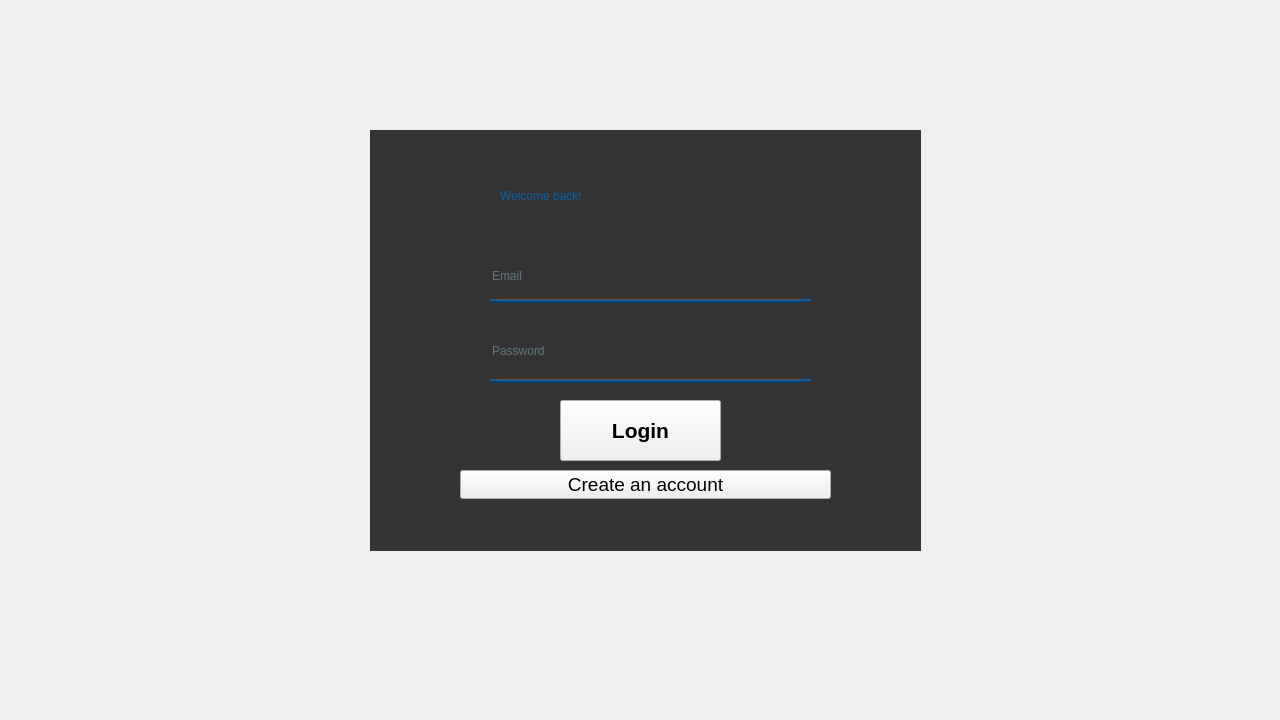
<?xml version="1.0" encoding="UTF-8"?>
<ui version="4.0">
 <class>MainWindow</class>
 <widget class="QMainWindow" name="MainWindow">
  <property name="geometry">
   <rect>
    <x>0</x>
    <y>0</y>
    <width>1280</width>
    <height>720</height>
   </rect>
  </property>
  <property name="windowTitle">
   <string>MainWindow</string>
  </property>
  <widget class="QWidget" name="centralwidget">
   <widget class="QLabel" name="label">
    <property name="enabled">
     <bool>true</bool>
    </property>
    <property name="geometry">
     <rect>
      <x>0</x>
      <y>0</y>
      <width>1281</width>
      <height>720</height>
     </rect>
    </property>
    <property name="styleSheet">
     <string notr="true">border-radius:20px;</string>
    </property>
    <property name="text">
     <string/>
    </property>
    <property name="pixmap">
     <pixmap>../img/bg1.jpg</pixmap>
    </property>
    <property name="scaledContents">
     <bool>false</bool>
    </property>
   </widget>
   <widget class="QLabel" name="label_2">
    <property name="geometry">
     <rect>
      <x>370</x>
      <y>130</y>
      <width>551</width>
      <height>421</height>
     </rect>
    </property>
    <property name="styleSheet">
     <string notr="true">background-color: rgba(0,0,0,200);
</string>
    </property>
    <property name="text">
     <string/>
    </property>
   </widget>
   <widget class="QLabel" name="label_3">
    <property name="geometry">
     <rect>
      <x>500</x>
      <y>160</y>
      <width>301</width>
      <height>71</height>
     </rect>
    </property>
    <property name="styleSheet">
     <string notr="true">color: rgb(0, 99, 177);
font: 700 22pt &quot;.VnAvant&quot;;</string>
    </property>
    <property name="text">
     <string>Welcome back!</string>
    </property>
   </widget>
   <widget class="QPushButton" name="btn_login">
    <property name="geometry">
     <rect>
      <x>560</x>
      <y>400</y>
      <width>161</width>
      <height>61</height>
     </rect>
    </property>
    <property name="font">
     <font>
      <pointsize>16</pointsize>
      <bold>true</bold>
     </font>
    </property>
    <property name="styleSheet">
     <string notr="true">QPushButton#btn_login{
	color: rgb(0, 99, 177);
	border-radius:5px;
}
QPushButton#btn_login:hover{
}
QPushButton#btn_login:pressed{
	padding-left:5px;
	padding-top:5px;
	background-color:rgba(105, 118, 132, 255);
}
font: 700 36pt &quot;Segoe UI&quot;;</string>
    </property>
    <property name="text">
     <string>Login</string>
    </property>
   </widget>
   <widget class="QPushButton" name="btn_register">
    <property name="geometry">
     <rect>
      <x>460</x>
      <y>470</y>
      <width>371</width>
      <height>29</height>
     </rect>
    </property>
    <property name="font">
     <font>
      <pointsize>14</pointsize>
      <bold>false</bold>
     </font>
    </property>
    <property name="styleSheet">
     <string notr="true">QPushButton#btn_register{
	color: rgb(0, 99, 177);
	border-radius:5px;
}
QPushButton#btn_register:hover{
}
QPushButton#btn_register:pressed{
	padding-left:5px;
	padding-top:5px;
	background-color:rgba(105, 118, 132, 255);
}
font: 700 36pt &quot;Segoe UI&quot;;</string>
    </property>
    <property name="text">
     <string>Create an account</string>
    </property>
   </widget>
   <widget class="QLineEdit" name="txt_email">
    <property name="geometry">
     <rect>
      <x>490</x>
      <y>260</y>
      <width>321</width>
      <height>41</height>
     </rect>
    </property>
    <property name="styleSheet">
     <string notr="true">font: 15pt &quot;antipasto&quot;;
background-color:rgba(0, 0, 0, 0); border:none;
border-bottom: 2px solid rgba(0, 99, 177, 255); color:rgba(156, 194, 213, 230);
padding-bottom:7px;
</string>
    </property>
    <property name="text">
     <string/>
    </property>
    <property name="placeholderText">
     <string>Email</string>
    </property>
   </widget>
   <widget class="QLineEdit" name="txt_password">
    <property name="geometry">
     <rect>
      <x>490</x>
      <y>330</y>
      <width>321</width>
      <height>51</height>
     </rect>
    </property>
    <property name="styleSheet">
     <string notr="true">font: 15pt &quot;antipasto&quot;;
background-color:rgba(0, 0, 0, 0); border:none;
border-bottom: 2px solid rgba(0, 99, 177, 255); color:rgba(156, 194, 213, 230);
padding-bottom:7px;
</string>
    </property>
    <property name="text">
     <string/>
    </property>
    <property name="placeholderText">
     <string>Password</string>
    </property>
   </widget>
  </widget>
 </widget>
 <resources/>
 <connections/>
</ui>
